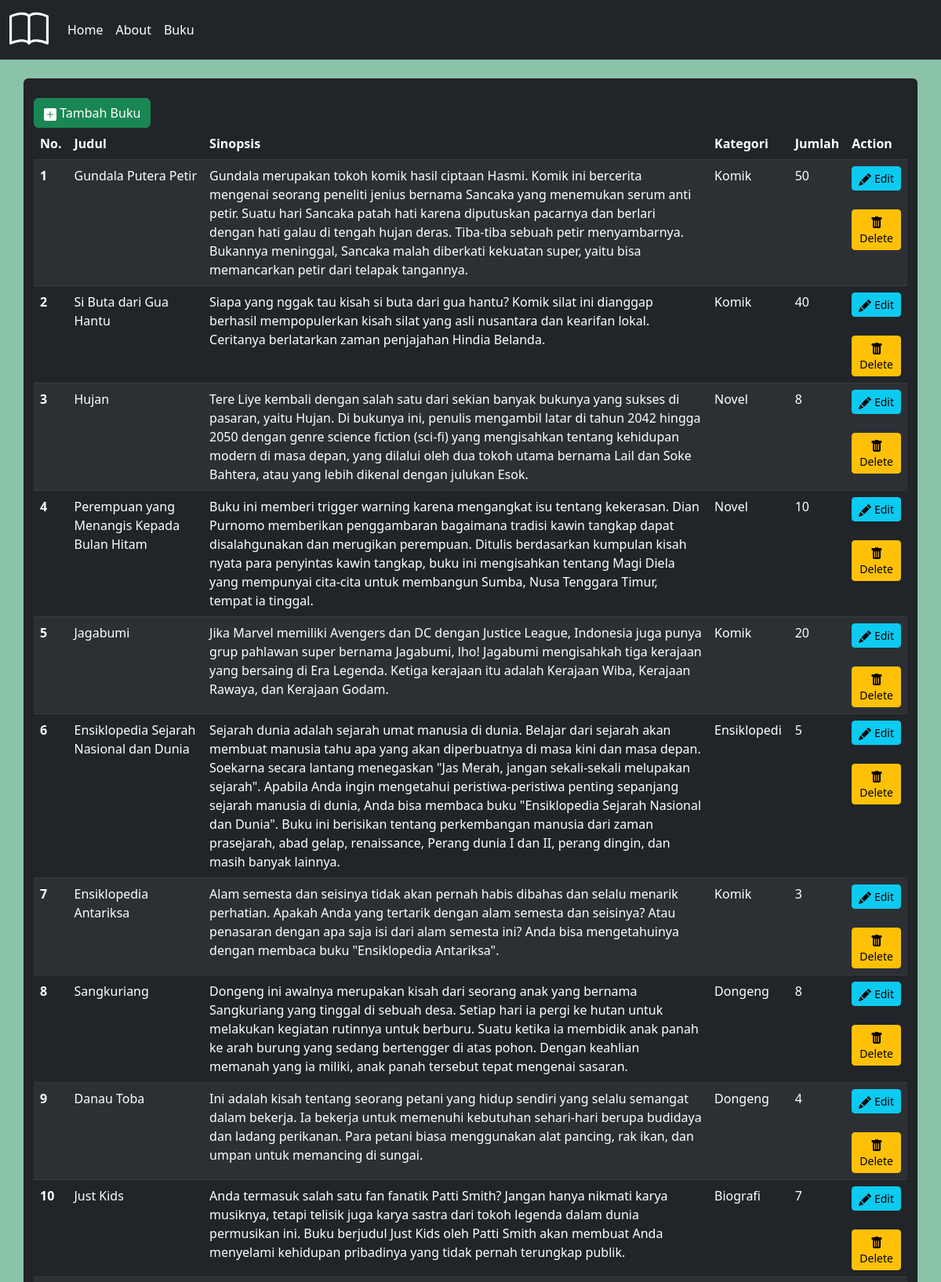
Screenshot of /barang/list (upper part) with the database file from the repository.
### barang/models.py (models this page shows, shortened)
class Produk(models.Model):
    nama = models.CharField(max_length=50)
    deskripsi = models.TextField()
    jumlah = models.IntegerField()
    kategori = models.ForeignKey(Kategori, on_delete=models.CASCADE, blank=True, null=True)

class Kategori(models.Model):
    nama = models.CharField(max_length=40)
    def __str__(self):
        return self.nama

### barang/views.py (the view)
# urls.py: path('list',barang_list, name='barang_list'),
def barang_list(request):
    template_name = 'barang_list.html'
    produk_list = Produk.objects.all()
    context = {
        'title':'Buku',
        'produk':produk_list
    }
    return render(request, template_name, context)

### templates/barang_list.html (shortened to what this page needs)
{% extends 'base.html' %}
{% block content %}
<div class="bg-success" style="--bs-bg-opacity: .5;">
<br>
    <div class="container">
        <div class="row">
            <div class="card bg-dark">
<br>
                <div class="header">
                    <a class="btn btn-success" href="{% url 'barang_add' %}">
                        <svg xmlns="http://www.w3.org/2000/svg" width="16" height="16" fill="currentColor" class="bi bi-plus-square-fill" viewBox="0 0 16 16">
                            <path d="M2 0a2 2 0 0 0-2 2v12a2 2 0 0 0 2 2h12a2 2 0 0 0 2-2V2a2 2 0 0 0-2-2H2zm6.5 4.5v3h3a.5.5 0 0 1 0 1h-3v3a.5.5 0 0 1-1 0v-3h-3a.5.5 0 0 1 0-1h3v-3a.5.5 0 0 1 1 0z"/>
                        </svg>
                        Tambah Buku
                    </a>
                </div>
                <div class="body">
                    <table class="table table-dark table-striped">
                        <thead>
                          <tr>
                            <th scope="col">No.</th>
                            <th scope="col">Judul</th>
                            <th scope="col">Sinopsis</th>
                            <th scope="col">Kategori</th>
                            <th scope="col">Jumlah</th>
                            <th scope="col">Action</th>
                          </tr>
                        </thead>
                        <tbody>
                            {% for p in produk %}
                            <tr>
                                <th scope="row">{{ forloop.counter }}</th>
                                <td>{{ p.nama }}</td>
                                <td>{{ p.deskripsi }}</td>
                                <td>{{ p.kategori }}</td>
                                <td>{{ p.jumlah }}</td>
                                <td>
                                    <a class="btn btn-info btn-sm" href="{% url 'barang_update' p.id %}">
                                         Edit
                                    </a>
                                    <br>
                                    <br>
                                    <a onclick="alert('Mau dihapus ni?')" class="btn btn-warning btn-sm" href="{% url 'barang_delete' p.id %}">
                                         Delete
                                    </a>
                                </td>
                            </tr>
                            {% endfor %}
                        </tbody>
                    </table>
                </div>
            </div>
        </div>
<br>
    </div>
</div>
{% endblock content %}

### templates/base.html (shortened to what this page needs)
<!doctype html>
<html lang="en">
  <head>
    <link href="https://cdn.jsdelivr.net/npm/bootstrap@5.2.2/dist/css/bootstrap.min.css" rel="stylesheet">
  </head>
  <body>
    <nav class="navbar navbar-expand-lg bg-dark">
        <div class="container-fluid">
          <a class="navbar-brand text-white" href="{% url 'index' %}">
          </a>
          <div class="collapse navbar-collapse" id="navbarSupportedContent">
            <ul class="navbar-nav me-auto mb-2 mb-lg-0">
              <li class="nav-item">
                <a class="nav-link active text-white" aria-current="page" href="{% url 'index' %}">Home</a>
              </li>
              <li class="nav-item">
                <a class="nav-link text-white" href="{% url 'about' %}">About</a>
              </li>
              <li class="nav-item">
                <a class="nav-link text-white" href="{% url 'barang_list' %}">Buku</a>
              </li>
            </ul>
          </div>
        </div>
      </nav>
    {% block content %}
    {% endblock content %}
  </body>
</html>

### rows the page displays
Produk: nama "Gundala Putera Petir", deskripsi "Gundala merupakan tokoh komik hasil ciptaan Hasmi. Komik ini bercerita mengenai seorang peneliti jenius bernama Sancaka yang menemukan serum anti petir. Suatu hari Sancaka patah hati karena diputuskan pacarnya dan berlari dengan hati galau di tengah hujan deras. Tiba-tiba sebuah petir menyambarnya. Bukannya meninggal, Sancaka malah diberkati kekuatan super, yaitu bisa memancarkan petir dari telapak tangannya.", kategori "Komik", jumlah "50"
Produk: nama "Si Buta dari Gua Hantu", deskripsi "Siapa yang nggak tau kisah si buta dari gua hantu? Komik silat ini dianggap berhasil mempopulerkan kisah silat yang asli nusantara dan kearifan lokal. Ceritanya berlatarkan zaman penjajahan Hindia Belanda.", kategori "Komik", jumlah "40"
Produk: nama "Hujan", deskripsi "Tere Liye kembali dengan salah satu dari sekian banyak bukunya yang sukses di pasaran, yaitu Hujan. Di bukunya ini, penulis mengambil latar di tahun 2042 hingga 2050 dengan genre science fiction (sci-fi) yang mengisahkan tentang kehidupan modern di masa depan, yang dilalui oleh dua tokoh utama bernama Lail dan Soke Bahtera, atau yang lebih dikenal dengan julukan Esok.", kategori "Novel", jumlah "8"
Produk: nama "Perempuan yang Menangis Kepada Bulan Hitam", deskripsi "Buku ini memberi trigger warning karena mengangkat isu tentang kekerasan. Dian Purnomo memberikan penggambaran bagaimana tradisi kawin tangkap dapat disalahgunakan dan merugikan perempuan. Ditulis berdasarkan kumpulan kisah nyata para penyintas kawin tangkap, buku ini mengisahkan tentang Magi Diela yang mempunyai cita-cita untuk membangun Sumba, Nusa Tenggara Timur, tempat ia tinggal.", kategori "Novel", jumlah "10"
Produk: nama "Jagabumi", deskripsi "Jika Marvel memiliki Avengers dan DC dengan Justice League, Indonesia juga punya grup pahlawan super bernama Jagabumi, lho! Jagabumi mengisahkah tiga kerajaan yang bersaing di Era Legenda. Ketiga kerajaan itu adalah Kerajaan Wiba, Kerajaan Rawaya, dan Kerajaan Godam.", kategori "Komik", jumlah "20"
Produk: nama "Ensiklopedia Sejarah Nasional dan Dunia", deskripsi "Sejarah dunia adalah sejarah umat manusia di dunia. Belajar dari sejarah akan membuat manusia tahu apa yang akan diperbuatnya di masa kini dan masa depan. Soekarna secara lantang menegaskan \"Jas Merah, jangan sekali-sekali melupakan sejarah\". Apabila Anda ingin mengetahui peristiwa-peristiwa penting sepanjang sejarah manusia di dunia, Anda bisa membaca buku \"Ensiklopedia Sejarah Nasional dan Dunia\". Buku ini berisikan tentang perkembangan manusia dari zaman prasejarah, abad gelap, renaissance, Perang dunia I dan II, perang dingin, dan masih banyak lainnya.", kategori "Ensiklopedi", jumlah "5"
Produk: nama "Ensiklopedia Antariksa", deskripsi "Alam semesta dan seisinya tidak akan pernah habis dibahas dan selalu menarik perhatian. Apakah Anda yang tertarik dengan alam semesta dan seisinya? Atau penasaran dengan apa saja isi dari alam semesta ini? Anda bisa mengetahuinya dengan membaca buku \"Ensiklopedia Antariksa\".", kategori "Komik", jumlah "3"
Produk: nama "Sangkuriang", deskripsi "Dongeng ini awalnya merupakan kisah dari seorang anak yang bernama Sangkuriang yang tinggal di sebuah desa. Setiap hari ia pergi ke hutan untuk melakukan kegiatan rutinnya untuk berburu. Suatu ketika ia membidik anak panah ke arah burung yang sedang bertengger di atas pohon. Dengan keahlian memanah yang ia miliki, anak panah tersebut tepat mengenai sasaran.", kategori "Dongeng", jumlah "8"
Produk: nama "Danau Toba", deskripsi "Ini adalah kisah tentang seorang petani yang hidup sendiri yang selalu semangat dalam bekerja. Ia bekerja untuk memenuhi kebutuhan sehari-hari berupa budidaya dan ladang perikanan. Para petani biasa menggunakan alat pancing, rak ikan, dan umpan untuk memancing di sungai.", kategori "Dongeng", jumlah "4"
Produk: nama "Just Kids", deskripsi "Anda termasuk salah satu fan fanatik Patti Smith? Jangan hanya nikmati karya musiknya, tetapi telisik juga karya sastra dari tokoh legenda dalam dunia permusikan ini. Buku berjudul Just Kids oleh Patti Smith akan membuat Anda menyelami kehidupan pribadinya yang tidak pernah terungkap publik.", kategori "Biografi", jumlah "7"
